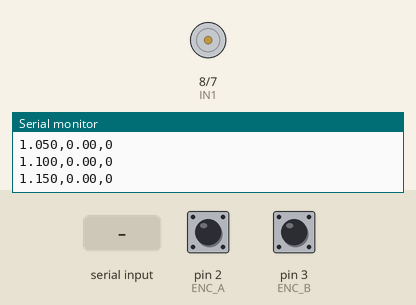
This sketch was run on a simulated Arduino Uno, built with avr-gcc and run on an emulated ATmega328P. On the bench: motor-driver pin pairs drawn as motors (green arrow = first pin HIGH = forward, orange = second pin HIGH = backward, longer = more drive, scaled by the enable pin), the last lines printed to the serial monitor. Inputs (shaded band) come from the test bench; at power-on: pin 2 (ENC_A) HIGH, pin 3 (ENC_B) HIGH.

Above: at 1.2 s.
1.3 s: "90,45,200\n" received over Serial
At 2.5 s:
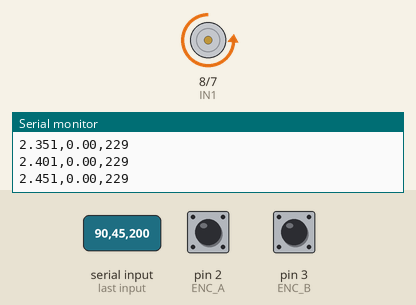
2.8 s: "F,45\n" received over Serial
At 3.8 s:
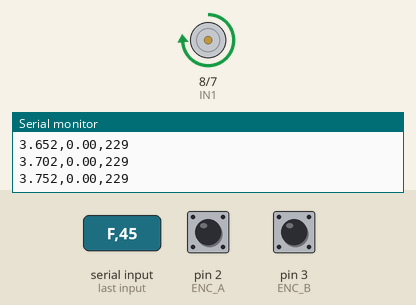
4.3 s: "30,150,10\n" received over Serial
At 5.0 s:
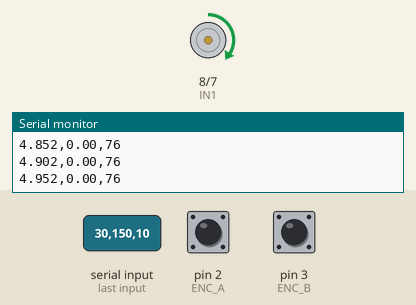
5.8 s: "F90\n" received over Serial
At 6.2 s:
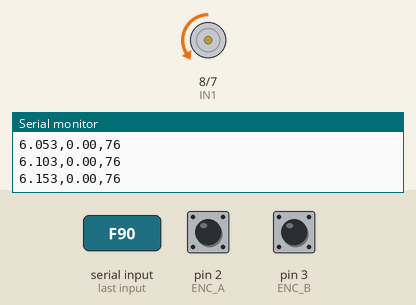
7.3 s: "5\n" received over Serial
At 8.5 s:
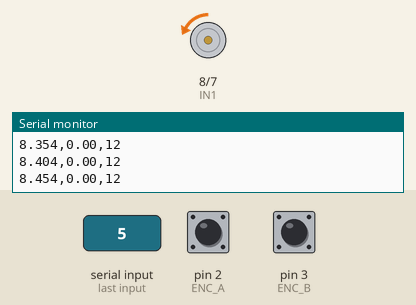
8.8 s: "F\n" received over Serial
At 9.7 s:
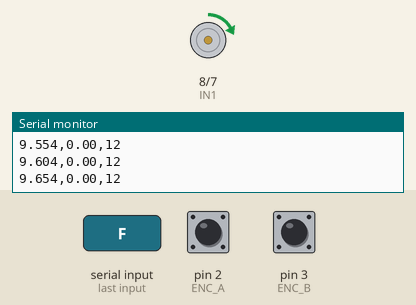
Timing chart, 0 to 11.3 s (numbered marks = the images above; inputs shaded):
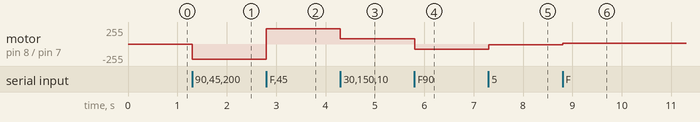

Measured:
- after the input at 1.3 s, motor on pin 8 (IN1) / pin 7 (IN2): stopped → backward 229/255 at once
- after the input at 2.8 s, motor on pin 8 (IN1) / pin 7 (IN2): backward 229/255 → forward 229/255 at once
- after the input at 4.3 s, motor on pin 8 (IN1) / pin 7 (IN2): forward 229/255 → forward 76/255 at once
- after the input at 5.8 s, motor on pin 8 (IN1) / pin 7 (IN2): forward 76/255 → backward 76/255 at once
- after the input at 7.3 s, motor on pin 8 (IN1) / pin 7 (IN2): backward 76/255 → backward 12/255 at once
- after the input at 8.8 s, motor on pin 8 (IN1) / pin 7 (IN2): backward 12/255 → forward 12/255 at once

The sketch:

dc_motor_without_PID.ino
```cpp
// =====================================
// DC Motor Speed Control (NO PID)
// Setpoint = RPM (converted to PWM linearly)
// =====================================

#include <Arduino.h>

#define ENA   9
#define IN1   8
#define IN2   7
#define ENC_A 2
#define ENC_B 3

#define CPR_MOTOR_4X 64.0f
#define GEAR_RATIO   131.25f
#define RPM_AT_OUTPUT 1

#define SAMPLE_MS 50UL

const int PWM_MIN = 0;
const int PWM_MAX = 255;

const float PLOT_MIN = 0.0f;
const float PLOT_MAX = 250.0f;

// ===== USER SETPOINT (RPM) =====
float SETPOINT_RPM = 0.0f;

// ===== Calibration =====
// عدل هذا حسب موتورتك
// إذا 255 PWM ≈ 100 RPM
// kFF = 255 / 100 = 2.55
float kFF = 2.55f;

bool forwardDir = true;

volatile long encoderCount = 0;
long lastCount = 0;

unsigned long lastSampleTime = 0;
unsigned long startTime = 0;

static float rpmFilt = 0.0f;
const float rpmAlpha = 0.25f;

// ============================================================
// Fast encoder
// ============================================================
static inline uint8_t readEncAB_bits() {
  return (PIND >> 2) & 0x03;
}

void isrA() {
  uint8_t ab = readEncAB_bits();
  bool A = ab & 0x01;
  bool B = ab & 0x02;
  encoderCount += (A == B) ? +1 : -1;
}

void isrB() {
  uint8_t ab = readEncAB_bits();
  bool A = ab & 0x01;
  bool B = ab & 0x02;
  encoderCount += (A != B) ? +1 : -1;
}

// ============================================================
// Motor
// ============================================================
void applyMotorPWM(int pwm) {
  pwm = constrain(pwm, PWM_MIN, PWM_MAX);

  if (pwm == 0) {
    digitalWrite(IN1, LOW);
    digitalWrite(IN2, LOW);
    analogWrite(ENA, 0);
    return;
  }

  if (forwardDir) {
    digitalWrite(IN1, LOW);
    digitalWrite(IN2, HIGH);
  } else {
    digitalWrite(IN1, HIGH);
    digitalWrite(IN2, LOW);
  }

  analogWrite(ENA, pwm);
}

// ============================================================
// RPM
// ============================================================
float computeRPM(long delta, float dt) {
  float cpr = CPR_MOTOR_4X;
#if RPM_AT_OUTPUT
  cpr *= GEAR_RATIO;
#endif
  return ((float)delta * 60.0f) / (cpr * dt);
}

float filterRPM(float rpmRaw) {
  rpmFilt = rpmAlpha * rpmRaw + (1.0f - rpmAlpha) * rpmFilt;
  return rpmFilt;
}

// ============================================================
// Serial
// ============================================================
void handleCommand(String cmd) {

  cmd.trim();
  if (cmd.length() == 0) return;

  char c = toupper(cmd[0]);

  if (c == 'S') {
    SETPOINT_RPM = abs(cmd.substring(1).toFloat());
    Serial.print("SETPOINT_RPM = ");
    Serial.println(SETPOINT_RPM);
    return;
  }

  if (c == 'F') {
    forwardDir = cmd.substring(1).toInt() != 0;
    Serial.print("Direction = ");
    Serial.println(forwardDir ? "FORWARD" : "REVERSE");
    return;
  }

  if (c == 'X') {
    SETPOINT_RPM = 0;
    applyMotorPWM(0);
    Serial.println("STOP");
    return;
  }

  // If just number → treat as setpoint
  if (isDigit(cmd[0]) || cmd[0] == '-') {
    SETPOINT_RPM = abs(cmd.toFloat());
    Serial.print("SETPOINT_RPM = ");
    Serial.println(SETPOINT_RPM);
  }
}

// ============================================================
// Setup
// ============================================================
void setup() {

  pinMode(ENA, OUTPUT);
  pinMode(IN1, OUTPUT);
  pinMode(IN2, OUTPUT);

  pinMode(ENC_A, INPUT_PULLUP);
  pinMode(ENC_B, INPUT_PULLUP);

  Serial.begin(115200);

  attachInterrupt(digitalPinToInterrupt(ENC_A), isrA, CHANGE);
  attachInterrupt(digitalPinToInterrupt(ENC_B), isrB, CHANGE);

  startTime = millis();
  lastSampleTime = startTime;

  applyMotorPWM(0);

  Serial.println("Commands:");
  Serial.println("S20 -> 20 RPM");
  Serial.println("F1/F0 -> Direction");
  Serial.println("X -> Stop");
}

// ============================================================
// Loop
// ============================================================
void loop() {

  if (Serial.available()) {
    String cmd = Serial.readStringUntil('\n');
    handleCommand(cmd);
  }

  unsigned long now = millis();

  if (now - lastSampleTime >= SAMPLE_MS) {

    long count;
    noInterrupts();
    count = encoderCount;
    interrupts();

    long delta = count - lastCount;
    float dt = SAMPLE_MS / 1000.0f;

    float rpmRaw = computeRPM(delta, dt);
    float rpmF = filterRPM(rpmRaw);

    // ===== Feedforward only (NO PID) =====
    int pwmCmd = (int)(kFF * SETPOINT_RPM);
    pwmCmd = constrain(pwmCmd, PWM_MIN, PWM_MAX);

    applyMotorPWM(pwmCmd);

    float t = (now - startTime) / 1000.0f;

    Serial.print(t,3); Serial.print(",");
    Serial.print(rpmF,2); Serial.print(",");
    Serial.println(pwmCmd);

    lastCount = count;
    lastSampleTime = now;
  }
}
```
